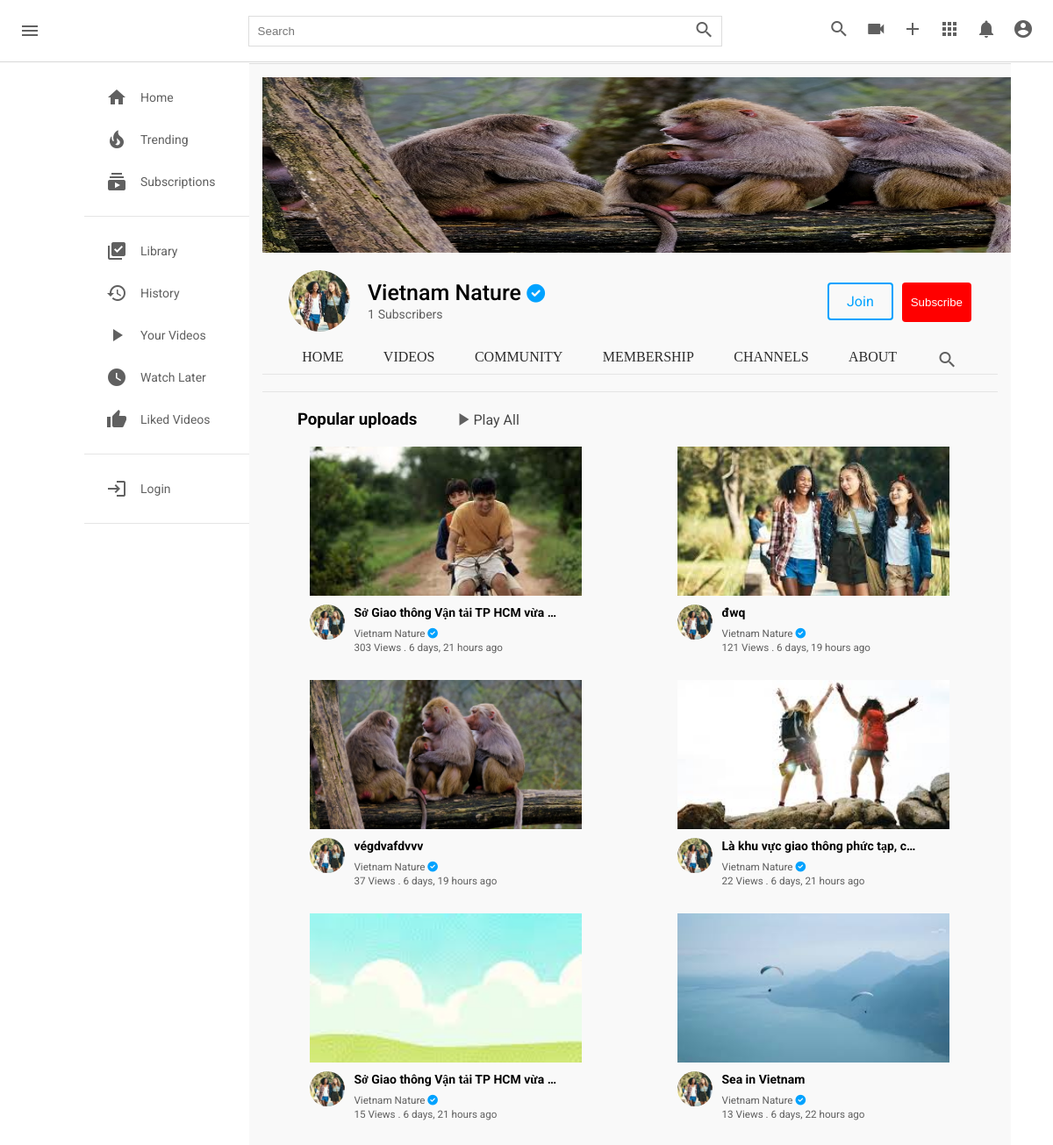
The app's page /c/1/ with its own data.
### channel/models.py (models this page shows, shortened)
class Channel(models.Model):
  channel_art = models.ImageField(upload_to=user_directory_path, null=True, blank=True)
  image = models.ImageField(upload_to=user_directory_path, null=True, blank=True)
  full_name = models.CharField(max_length=200)
  channel_name = models.CharField(max_length=200)
  description = models.TextField(null=True, blank=True)
  keywords = TaggableManager()
  joined = models.DateTimeField(auto_now_add=True)
  status = models.CharField(choices=STATUS, max_length=100, default="active")
  user = models.OneToOneField(User, on_delete=models.SET_NULL, null=True, related_name="channel")
  subscribers = models.ManyToManyField(User, related_name="user_subs")
  verified = models.BooleanField(default=False)
  total_views = models.IntegerField(default=0)
  business_email = models.EmailField(null=True, blank=True)
  make_business_email_public = models.BooleanField(default=False)
  business_location = models.CharField(null=True, blank=True, max_length=500)
  make_business_location_public = models.BooleanField(default=False)
  website = models.URLField(default="https://my-website.com/")
  instagram = models.URLField(default="https://instagram.com/")
  facebook = models.URLField(default="https://facebook.com/")
  twitter = models.URLField(default="https://twitter.com/")

### core/models.py (models this page shows, shortened)
class Video(models.Model):
  video = models.FileField(upload_to=user_directory_path)
  image = models.ImageField(upload_to=user_directory_path, null=True, blank=True)
  title = models.CharField(max_length=100)
  description = models.TextField(null=True, blank=True)
  tags = TaggableManager()
  date = models.DateTimeField(auto_now_add=True)
  visibility = models.CharField(choices=VISIBILITY, max_length=100, default="public")
  user = models.ForeignKey(User, on_delete=models.SET_NULL, null=True)
  views = models.PositiveIntegerField(default=0)
  likes = models.ManyToManyField(User, related_name="likes")
  featured = models.BooleanField(default=False)

### channel/views.py (the view)
# urls.py: path("<channel_id>/", views.channel_profile, name="channel-profile"),
def channel_profile(request, channel_id):
  channel = get_object_or_404(Channel, id=channel_id)
  videos = Video.objects.filter(user=channel.user, visibility="public").order_by("-views")
  try:
    video_featured = Video.objects.get(user=channel.user, featured=True)
  except:
    video_featured = None
  context = {
    "videos": videos,
    "channel": channel,
    "video_featured": video_featured
  }
  return render(request, "channel/channel.html", context)

### templates/channel/channel.html (shortened to what this page needs)
{% load static %}
<!DOCTYPE html>
<html lang="en">
  <head>
    <link rel="stylesheet" href="{% static 'css/style.css' %}" type="text/css" />
    <link rel="stylesheet" href="{% static 'css/single.css' %}" type="text/css">
    <link rel="stylesheet" href="https://use.fontawesome.com/releases/v6.0.0/css/all.css"/>
  </head>
  <body>
    <div class="header">
      <a style="text-decoration: none;" href="{% url 'index' %}">
          <div class="header__left">
              <i id="menu" class="material-icons">menu</i>
          </div>
      </a>
      <div class="header__search">
          <form action="{% url 'search' %}" method="GET">
              <input type="text" placeholder="Search" name="q">
              <button><i class="material-icons">search</i></button>
          </form>
      </div>
      <div class="header__icons">
          <i class="material-icons display-this">search</i>
          <a href="{% url 'upload-video' %}"><i class="material-icons ">videocam</i></a>
          <a href="{% url 'create-community-post' request.user.channel.id %}"><i class="material-icons ">add</i></a>
          <i class="material-icons">apps</i>
          <i class="material-icons display-this">notifications</i>
          <a href="channel.html"><i id="drop-down" class="material-icons display-this">account_circle</i></a>
      </div>
  </div>
    <div class="mainBody">
      {% include 'partials/sidebar.html' %}
      <div class="videos">
        {% include 'channel/partials/channel-header.html' %}
        <hr />
        <br />
        <div class="popular-video flex">
          <h3>Popular uploads</h3>
          <div class="flex play-all">
            <i class="material-icons">play_arrow</i>
            <a href="">Play All</a>
          </div>
        </div>
        <br />
        <div class="videos__container">
          {% for v in videos %}
          <div class="video">
            <div class="video__thumbnail">
              {% if v.image %}
              <a href="{% url 'video-detail' v.id %}"><img src="{{v.image.url}}" alt=""></a>
              {% else %}
              <a href="{% url 'video-detail' v.id %}"><img src="https://encrypted-tbn0.gstatic.com/images?q=tbn:ANd9GcQrf0lpB42PwkxZCIvkgPjzFbA4SMYVhjyVLDdrC5_OLJEAI4GCqBfknjVqIeqQXvHuX9A&usqp=CAU" alt=""></a>
              {% endif %}
            </div>
            <div class="video__details">
              <div class="author">
                {% if v.user.channel.image %}
                <a href="{% url 'channel-profile' v.user.channel.id %}"><img src="{{ v.user.channel.image.url }}" alt=""></a>
                {% else %}
                <a href="{% url 'channel-profile' v.user.channel.id %}"><img src="https://cdn-icons-png.flaticon.com/512/1053/1053244.png?w=360" alt=""></a>
                {% endif %}
              </div>
              <div class="title">
                <a href="{% url 'video-detail' v.id %}">
                  <h3>{{v.title|truncatechars:34}}</h3>
                </a>
                <a href="{% url 'channel-profile' v.user.channel.id %}">
                  <small>{{v.user.channel.channel_name}}
                    {% if v.user.channel.verified == True %}
                    <i class="fas fa-check-circle"></i>
                    {% endif %}
                  </small>
                </a>
                <span>
                  <small>{{ v.views }} View{{ v.views|pluralize }} . {{ v.date|timesince }} ago</small>
                </span>
              </div>
            </div>
          </div>
          {% endfor %}
        </div>
      </div>
    </div>
  </body>
</html>

### templates/channel/partials/channel-header.html (shortened to what this page needs)
<div class="channel-art">
  <img src="{{ channel.channel_art.url }}" alt="" />
</div>
<div class="channel-header flex">
  <div class="channel-img-title flex">
    <img class="img" src="{{ channel.image.url }}" alt="" />
    <div class="channel-image-texts">
      <h4>{{ channel.channel_name }}
        {% if channel.verified == True %}
        <small><i class="fas fa-check-circle"></i></small>
        {% endif %}
      </h4>
      <span id="count"></span> <span>Subscribers</span>
    </div>
  </div>
  <div class="channel-header-btns">
    <div><a href="" class="channel-join">Join</a></div>
    <div>
      <button id="sub_btn" onclick="addSub()" style="padding: 15px 10px; margin-top: 10px; border: none;"class="subscribe-btn">
        Subscribe
      </button>
    </div>
  </div>
</div>
<div class="channel-header-links flex">
  <a href="{% url 'channel-profile' channel.id %}" class="display-this">Home</a>
  <a href="{% url 'channel-videos' channel.id %}" class="display-this">Videos</a>
  <a href="{% url 'channel-community' channel.id %}" class="dont-display-thdis">Community</a>
  <a href="{% url 'channel-profile' channel.id %}" class="dont-display-this">Membership</a>
  <a href="{% url 'channel-profile' channel.id %}" class="dont-display-this">Channels</a>
  <a href="{% url 'channel-about' channel.id %}" class="display-this">About</a>
  <a href="{% url 'channel-profile' channel.id %}" class="dont-display-this"><i class="material-icons">search</i></a>
</div>
<hr/>
<br/>

### static/css/style.css (style rules this page uses)
* { margin: 0; padding: 0; box-sizing: border-box; }
body { font-family: poppins; }
.material-icons { color: rgb(96, 96, 96); }
.header { display: flex; justify-content: space-between; align-items: center; height: 70px; padding: 15px; }
.header__left { display: flex; align-items: center; }
.header i { padding: 0 7px; cursor: pointer; }
.header__search form { border: 1px solid #ddd; height: 35px; margin: 0; padding: 0; display: flex; }
.header__search input { width: 500px; padding: 10px; margin: 0; border-radius: 0; border: none; height: 100%; }
.header__search button { padding: 0; margin: 0; height: 100%; border: none; border-radius: 0; }
.mainBody { height: calc(100vh - 70px); display: flex; overflow: hidden; }
hr { height: 1px; background-color: #e5e5e5; border: none; }
.videos { background-color: #f9f9f9; width: 100%; height: 100%; padding: 15px 15px; border-top: 1px solid #ddd; overflow-y: scroll; }
.videos__container { display: flex; flex-direction: row; justify-content: space-around; flex-wrap: wrap; }
.video { width: 310px; margin-bottom: 30px; }
.video__thumbnail { width: 100%; height: 170px; }
.video__thumbnail img { object-fit: cover; height: 100%; width: 100%; }
.author img { object-fit: cover; border-radius: 50%; height: 40px; width: 40px; margin-right: 10px; }
.video__details { display: flex; margin-top: 10px; }
.title { display: flex; flex-direction: column; }
.title h3 { color: rgb(3, 3, 3); line-height: 18px; font-size: 14px; margin-bottom: 6px; }
.title a, span { text-decoration: none; color: rgb(96, 96, 96); font-size: 14px; }
.channel-art img { width: 1100px; height: 200px; }
.channel-art { width: 1100px; height: 200px; }
.flex { display: flex; }
.channel-header { margin: 20px 30px; align-items: center; justify-content: space-between; }
.channel-img-title { align-items: center; }
.channel-img-title .img { width: 70px; height: 70px; object-fit: cover; border-radius: 50px; }
.channel-img-title .channel-image-texts { margin-left: 20px; }
.channel-image-texts h4 { font-size: 25px; font-weight: 500; }
.channel-header-btns { display: flex; }
.channel-header-btns a { display: flex; margin: 10px; text-decoration: none; padding: 10px 20px; }
.channel-header-btns .channel-join { border: 2px solid rgb(0, 162, 255); color: rgb(0, 162, 255); border-radius:4px; transition: 0.5s; }
.channel-header-links { justify-content: space-evenly; }
.channel-header-links a { text-decoration: none; text-transform: uppercase; font-family: poppins; color: rgb(43, 43, 43); font-weight: 500; }
.popular-video { align-items: center; }
.popular-video h3 { margin-left: 40px; }
.popular-video .play-all { margin-left: 40px; align-items: center; }
.play-all a { text-decoration: none; color: rgb(71, 71, 71); }
a { text-decoration: none; }

### static/css/single.css (style rules this page uses)
body { font-family: "Roboto", "sans-serif"; padding: 16px 16px 0; margin: 56px 0 0 0 ; font-size: 16px; color: black; background-color: white; }
.header { position: fixed; top: 0; left: 0; background-color: #fff; z-index: 1; width: 100%; box-shadow: 0 1px 0 rgba(0, 0, 0, 0.151); }
.fa-check-circle { color: rgb(0, 162, 255); }
.flex { display: flex; }
@media screen and (min-width: 768px) { body { padding: 16px 48px 0 96px; } }
.subscribe-btn { background-color: red; padding: 5px 14px; color: white; text-decoration: none; border-radius: 4px; }
button { background: none ; outline: none; border: none; }

### templates/channel/partials/channel-header.html (style rules this page uses)
a { text-decoration: none; }

### records on screen
Channel: channel_art (picture), image (picture), channel_name "Vietnam Nature"
Video: image (picture), user.channel.image (picture), title "Sở Giao thông Vận tải TP HCM vừa …", user.channel.channel_name "Vietnam Nature", views "303", date "6 days, 21 hours"
Video: image (picture), user.channel.image (picture), title "đwq", user.channel.channel_name "Vietnam Nature", views "121", date "6 days, 19 hours"
Video: image (picture), user.channel.image (picture), title "végdvafdvvv", user.channel.channel_name "Vietnam Nature", views "37", date "6 days, 19 hours"
Video: image (picture), user.channel.image (picture), title "Là khu vực giao thông phức tạp, c…", user.channel.channel_name "Vietnam Nature", views "22", date "6 days, 21 hours"
Video: image (picture), user.channel.image (picture), title "Sở Giao thông Vận tải TP HCM vừa …", user.channel.channel_name "Vietnam Nature", views "15", date "6 days, 21 hours"
Video: image (picture), user.channel.image (picture), title "Sea in Vietnam", user.channel.channel_name "Vietnam Nature", views "13", date "6 days, 22 hours"
